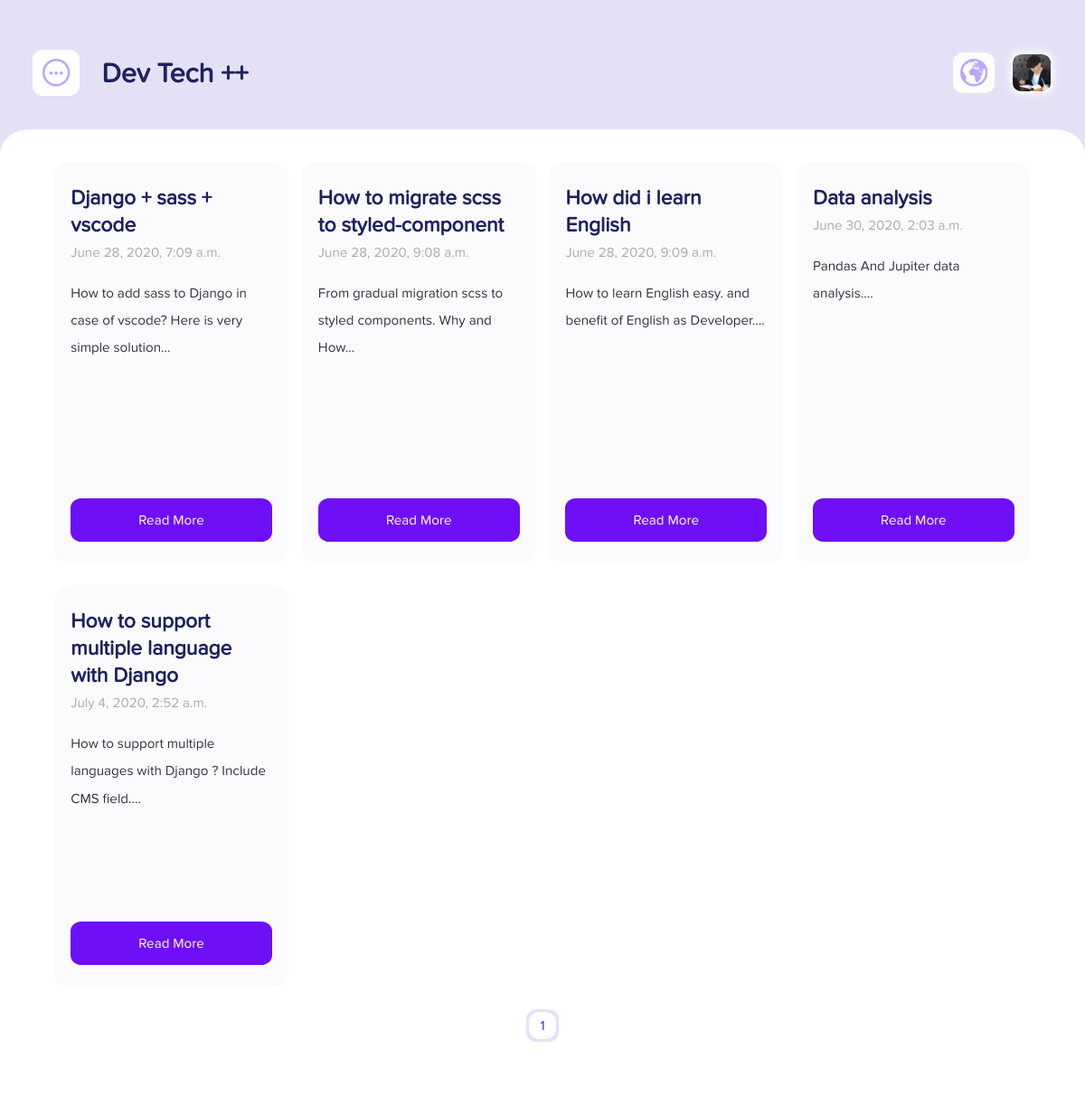
/?page=2, run on an earlier commit of the app's database.
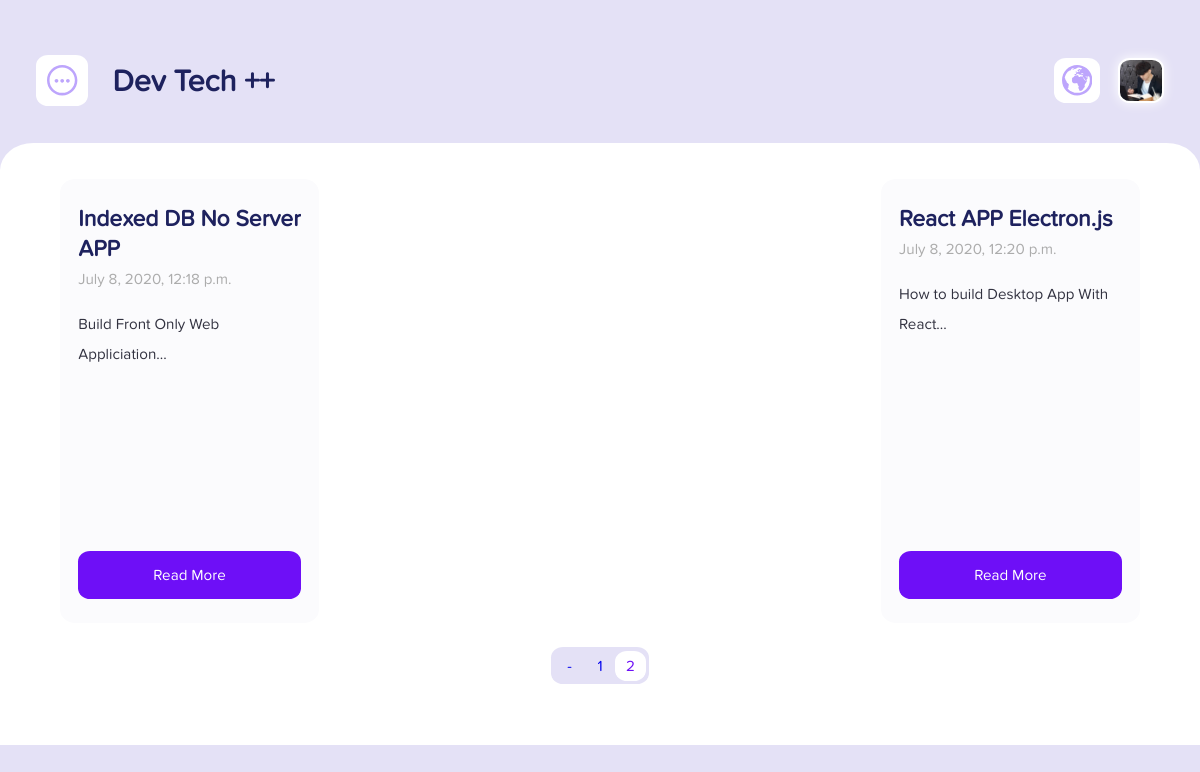
And on a later commit of the database.
### articles/models.py (models this page shows, shortened)
class Article(models.Model):
    title = models.CharField(max_length=100)
    title_ko = models.CharField(max_length=100,default='')
    slug = models.SlugField()
    body = models.TextField(default='')
    body_ko = models.TextField(default='')
    description = HTMLField('Content', blank=True)
    description_ko = HTMLField('Content_ko', blank=True)
    date = models.DateTimeField(auto_now_add=True)
    thumb = models.ImageField(default='default.png', blank=True)
    prevNode = models.SlugField(blank=True)
    nextNode = models.SlugField(blank=True)
    tagString = models.CharField(max_length=100,default='')
    is_ready = models.BooleanField(default=False)
    def snippet(self):
        return self.body[:100] + "..."

### articles/views.py (the view)
# urls.py: path('', views.article_list, name="list"),
def article_list(request):
    all_articles = Article.objects.all()
    articles = Article.objects.filter(is_ready=True).order_by('date')
    paginator = Paginator(articles,10)
    page = request.GET.get('page')
    articles = paginator.get_page(page)
    def check(x, str):
        return x.tagString.find(str) != -1
    def find(str):
        return list(filter(lambda x: check(x, str), all_articles))
    def lenOf(str):
        return len(find(str))
    react = lenOf('React')
    django = lenOf('Django')
    scss = lenOf('Sass')
    english = lenOf('english')
    life = lenOf('life')
    if is_ko(request):
        for article in articles:
            article.body = article.body_ko
            article.title = article.title_ko
            article.description = article.description_ko
    context = {
        'articles':articles,
        'life':life,
        'react':react,
        'django':django,
        'scss':scss,
        'english':english
    }
    return render(request, 'articles/article_list.html',context)

### articles/views.py (called while the page is built)
def is_ko(request):
    if translation.LANGUAGE_SESSION_KEY in request.session:
        if request.session[translation.LANGUAGE_SESSION_KEY] == 'ko':
            return True
    return False

### articles/templates/articles/article_list.html (shortened to what this page needs)
{% extends 'base_layout.html'%}
{% load i18n %}
{% load static %}
{%block content %}
<head>
    <link rel="stylesheet" href="{% static 'css/articles.css'%}" />
</head>
<div class="articleList">
    <div class="articles">
        {% for article in articles %}
        <div class="column articles__article">
            <div class="articles__up">
                <div class="articles__body">
                    <h2 class="articles__title">{{article.title}}</h2>
                    <span class="articles__date">{{article.date}}</span>
                    <p class="articles__p">{{article.snippet}}</p>
                </div>
                <div class="articles__img" style="background-image: url('{{ article.thumb.url}}')"> </div>
            </div>
            <a href="{% url 'articles:detail' slug=article.slug %}">
                <button class="articles__btn wbButton">
                    {% trans "Read More" %}
                </button></a>
        </div>
        {% endfor %}
    </div>
    <div class="pagination">
        {% if articles.has_previous %}
        <a class="pagination__li" href="?page={{articles.previous_page_number}}"> - </a>
        {% endif %}
        {% for num in articles.paginator.page_range %}
        {% if articles.number == num %}
        <a class="pagination__li pagination__li--selected"> {{num}}</a>
        {% elif num > articles.number|add:'-3' and num < articles.number|add:'3' %}
        <a class="pagination__li" href="?page={{num}}"> {{num}} </a>
        {% endif %}
        {% endfor %}
    </div>
</div>
{% endblock %}

What changed in the data, as far as the page shows it:
no longer on this page (row edited): Article: title "Django + sass + vscode", date "June 28, 2020, 7:09 a.m.", snippet "How to add sass to Django in case of vscode? Here is very simple solution..."
no longer on this page (row edited): Article: title "How to migrate scss to styled-component", date "June 28, 2020, 9:08 a.m.", snippet "From gradual migration scss to styled components. Why and How..."
no longer on this page (row edited): Article: title "How did i learn English", date "June 28, 2020, 9:09 a.m.", snippet "How to learn English easy. and benefit of English as Developer...."
no longer on this page (row edited): Article: title "Data analysis", date "June 30, 2020, 2:03 a.m.", snippet "Pandas And Jupiter data analysis...."
no longer on this page (row edited): Article: title "How to support multiple language with Django", date "July 4, 2020, 2:52 a.m.", snippet "How to support multiple languages with Django ? Include CMS field...."
added Article: title "Indexed DB No Server APP", date "July 8, 2020, 12:18 p.m.", snippet "Build Front Only Web Appliciation..."
added Article: title "React APP Electron.js", date "July 8, 2020, 12:20 p.m.", snippet "How to build Desktop App With React..."
Also different on the page:
list line gone: "1"
new list line: "1"
new list line: "2"
